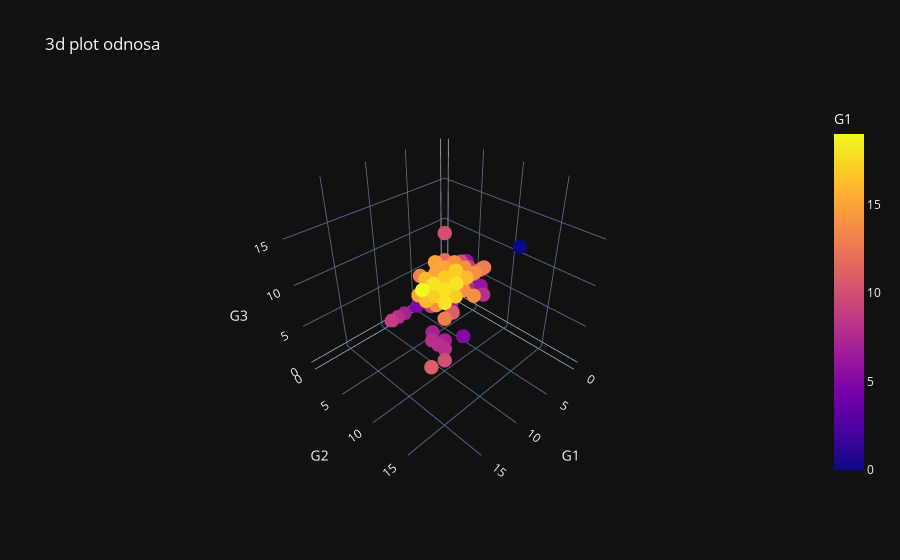

The notebook cell saved with this chart:
### Markdown cell above
**Posmatranje korelacije G1, G2 i G3**

### Code cell
df = DataFrame(file[['G1','G2','G3']])

df['ZbirOcena'] = df['G1'] + df['G2']

sns.regplot(x='ZbirOcena', y='G3', data=df, scatter_kws={'color':'blue'}, line_kws={'color':'red'})
plt.scatter(df['ZbirOcena'], df['G3'], color='blue')
plt.xlabel('Zbir ocena G1 i G2')
plt.ylabel('G3')
plt.title('Odnos izmedju zbira G1 i G2 prema G3')
plt.savefig('KorelacijaG1G2G3.png', dpi=300)
plt.show()

fig = px.scatter_3d(
    df,
    x='G1',
    y='G2',
    z='G3',
    color='G1',
    title='3d plot odnosa'
)

for i in range(0,1):
    print(df.iloc[i])

fig.update_traces(marker=dict(size=5))
fig.show()

buffer = StringIO()
file.info(buf=buffer)
info_str = buffer.getvalue()

with open('info.csv', 'w') as f:
    f.write(info_str)

### Figure 1 — Plotly figure (JSON) as saved in the notebook; plotly's stock layout.template omitted (floating-point values rounded to 4 significant figures; data arrays with more than 128 entries replaced by an {"elided": "..."} marker saying what was removed)
{"data": [{"hovertemplate": "G1=%{marker.color}<br>G2=%{y}<br>G3=%{z}<extra></extra>", "legendgroup": "", "marker": {"color": {"elided": "649 int values"}, "coloraxis": "coloraxis", "symbol": "circle", "size": 5}, "mode": "markers", "name": "", "scene": "scene", "showlegend": false, "x": {"elided": "649 int values"}, "y": {"elided": "649 int values"}, "z": {"elided": "649 int values"}, "type": "scatter3d"}], "layout": {"scene": {"domain": {"x": [0.0, 1.0], "y": [0.0, 1.0]}, "xaxis": {"title": {"text": "G1"}}, "yaxis": {"title": {"text": "G2"}}, "zaxis": {"title": {"text": "G3"}}}, "coloraxis": {"colorbar": {"title": {"text": "G1"}}, "colorscale": [[0.0, "#0d0887"], [0.1111, "#46039f"], [0.2222, "#7201a8"], [0.3333, "#9c179e"], [0.4444, "#bd3786"], [0.5556, "#d8576b"], [0.6667, "#ed7953"], [0.7778, "#fb9f3a"], [0.8889, "#fdca26"], [1.0, "#f0f921"]]}, "legend": {"tracegroupgap": 0}, "title": {"text": "3d plot odnosa"}}}
